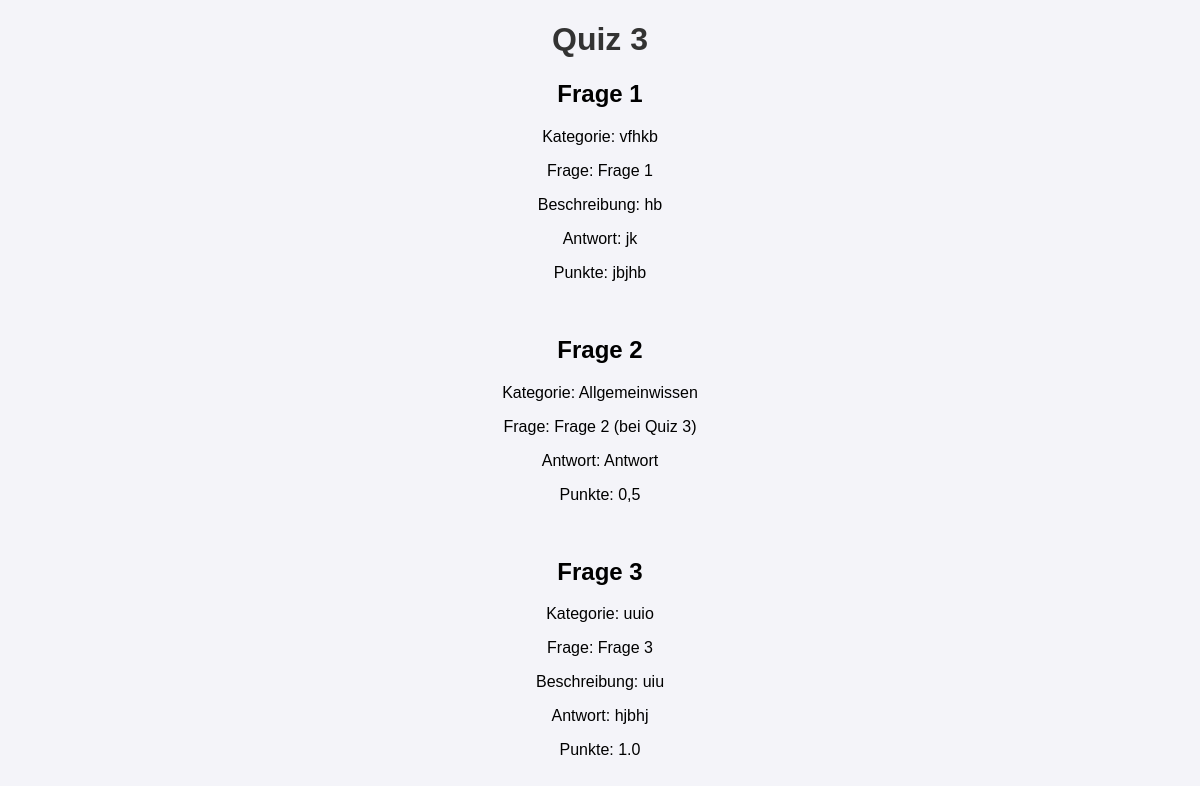
/quiz/3, run on the app's committed database.
### tables this page shows
CREATE TABLE quizzes (title TEXT NOT NULL);

CREATE TABLE questions (question_id INTEGER, quiz_id INTEGER, question TEXT NOT NULL, category TEXT NOT NULL, description TEXT, answer TEXT NOT NULL, points FLOAT);

### quizzy.py (the view)
@app.route("/quiz/<int:quiz_id>")
def quiz(quiz_id):
    with sqlite3.connect('quizzy.db') as con:
        con.row_factory = sqlite3.Row
        cur = con.cursor()
        cur.execute("SELECT rowid, * FROM quizzes")
        quizzes = cur.fetchall()
    next_quiz = next((q for q in quizzes if q["rowid"] == quiz_id), None)
    if next_quiz != None:
        with sqlite3.connect('quizzy.db') as con:
            con.row_factory = sqlite3.Row
            cur = con.cursor()
            cur.execute("SELECT * FROM questions WHERE quiz_id = (?)", (quiz_id,))
            quiz = cur.fetchall()
        return render_template("quiz.html", quiz=quiz, next_quiz=next_quiz)
    else:
        return "Quiz nicht gefunden.", 404

### templates/quiz.html (shortened to what this page needs)
<!DOCTYPE html>
<html lang="en">
<head>
    <link rel="stylesheet" href="{{ url_for('static', filename='style.css') }}">
</head>
<body>
    <h1>{{ next_quiz['title'] }}</h1>
        {% for question in quiz %}
            <h2>Frage {{ question[0] }}</h2>
            <p>Kategorie: {{ question[3] }}</p>
            <p>Frage: {{ question[2] }}</p>
            {% if question[4] != "" %}
                <p>Beschreibung: {{ question[4] }}</p>
            {% endif %}
            <p>Antwort: {{ question[5] }}</p>
            <p>Punkte: {{ question[6] }}</p><br>
        {% endfor %}
</body>
</html>

### static/style.css (style rules this page uses)
body { font-family: Arial, sans-serif; text-align: center; margin: 0; padding: 0; background-color: #f4f4f9; }
h1 { color: #333; }

### data on the page
quizzes: title "Quiz 3"
questions: question "1", category "vfhkb", question "Frage 1", description "hb", answer "jk", points "jbjhb"
questions: question "2", category "Allgemeinwissen", question "Frage 2 (bei Quiz 3)", answer "Antwort", points "0,5"
questions: question "3", category "uuio", question "Frage 3", description "uiu", answer "hjbhj", points "1.0"
